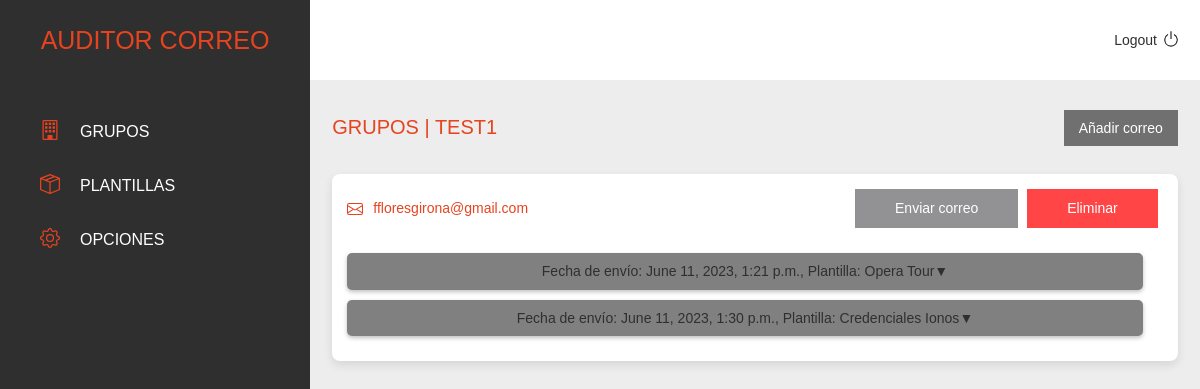
Page /grupos/3 (signed in) on the earlier database version.
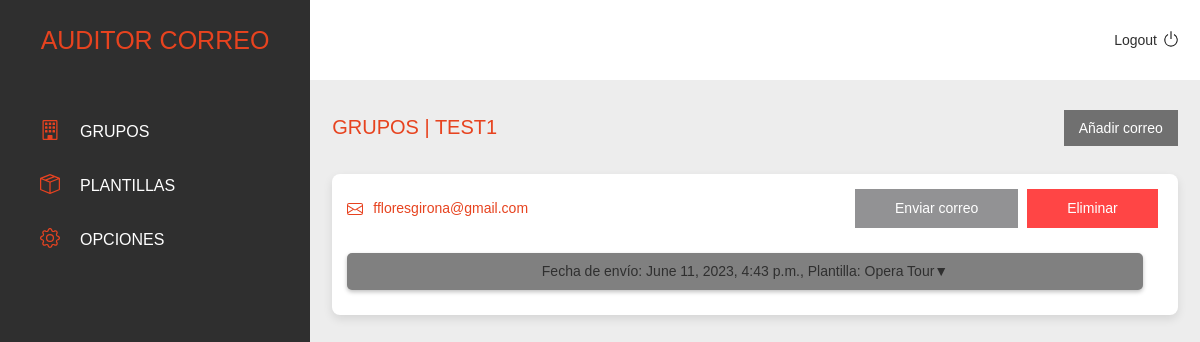
Same page on the later database version.
### backend/grupos/models.py (models this page shows, shortened)
class Grupos(models.Model):
    id = models.AutoField(primary_key=True)
    nombre = models.CharField(max_length=50, null=True, blank=True)
    propietario = models.ForeignKey(User, on_delete=models.CASCADE)

### backend/correos/models.py (models this page shows)
class Correos(models.Model):
    id = models.AutoField(primary_key=True)
    correo = models.EmailField(max_length=35)
    grupo = models.ForeignKey(Grupos, on_delete=models.CASCADE)
    propietario = models.ForeignKey(User, on_delete=models.CASCADE)
    def __str__(self):
        return self.correo

### backend/smtp/models.py (models this page shows)
class Enviados(models.Model):
    fecha_envio = models.DateTimeField(auto_now_add=True)
    plantilla = models.ForeignKey(Plantillas, on_delete=models.CASCADE)
    correo = models.ForeignKey(Correos, on_delete=models.CASCADE)
    propietario = models.ForeignKey(User, on_delete=models.CASCADE)
    def __str__(self):
        return str(self.id)

### backend/plantillas/models.py (models this page shows, shortened)
class Plantillas(models.Model):
    OPCIONES = [
        ('phishing', 'phishing'),
        ('acceso', 'acceso'),
    ]
    id = models.AutoField(primary_key=True)
    tipo = models.CharField(max_length=20, choices=OPCIONES)
    nombre = models.CharField(max_length=50)
    asunto = models.CharField(max_length=100)
    mensaje = models.TextField()
    imagen = models.ImageField(upload_to='imagenes')
    plantilla = models.TextField()
    redireccion = models.CharField(max_length=200, null=True, blank=True)
    pdf = models.FileField(upload_to='pdfs', null=True, blank=True)
    emisor = models.ForeignKey(Emisores, on_delete=models.CASCADE)
    propietario = models.ForeignKey(User, null=True, on_delete=models.CASCADE)

### backend/correos/views.py (the view, shortened to what this page needs)
# urls.py: path('grupos/<str:id>', views.index, name='correos'),
@login_required(login_url='/accounts/login/')
def index(request, id=None):
    if request.method == 'GET':
        datos = obtener_datos_correos(request, id)
        data = {
            'datos': datos,
        }
    print(datos)
    return render(request, 'backend/correos/index.html', data)

### backend/registradores/models.py (called while the page is built)
    def __str__(self):
        return f'LogEntry #{self.id}'

    def __str__(self):
        return f'LogEntry #{self.id}'

    def __str__(self):
        return f'LogEntry #{self.id}'

### templates/backend/correos/index.html (shortened to what this page needs)
{% extends "backend/base.html" %}
{% load static %}
{% block content %}
<div class="titleOptions">
    <h1 class="sectionTitle uppercase">grupos | {{ datos.0.grupo }}</h1>
    <button class="addNewItem" onclick="toggleModal('añadir-correo')">Añadir correo</button>
</div>
{% for datos_correo in datos %}
    <div class="box">
        <div class="box-header">
            <div class="box-header-info">
                <div><img class="mail-icon" src="{% static 'images/frontend/icons/mail.svg' %}"></div>
                <div><h6 class="orange email-text">{{ datos_correo.correo.correo }}</h6></div>
            </div>
            <div>
                <button onclick="toggleModal('enviar{{datos_correo.correo.id}}')" class="button blue-btn"><h6>Enviar correo</h6></button>
                <button onclick="toggleModal('delete{{datos_correo.correo.id}}')" class="button red-btn"><h6>Eliminar</h6></button>
            </div>
        </div>
        <div class="box-body box-body-left">
            <div id="pc-options-box-{{ forloop.counter }}" class="pc-options-box">
                {% for enviado in datos_correo.enviados %}
                <div class="table-box" id="table-box-{{ forloop.parentloop.counter }}-{{ forloop.counter }}">
                    <h6 style="justify-content: center;" class="toggleTable" onclick="toggleTable('credenciales-{{ forloop.parentloop.counter }}-{{ forloop.counter }}')">Fecha de envío: {{ enviado.enviado.fecha_envio }}, Plantilla: {{ enviado.enviado.plantilla.nombre }} <span class="arrow">&#x25BC;</span></h6>
            {% endfor %}
        </div>
    </div>
</div>
{% endfor %}
{% endblock %}

### templates/backend/base.html (shortened to what this page needs)
<!doctype html>
<html lang="en">
  <head>
    {% load static %}
    <link href="{% static 'css/frontend/index.css'%}" rel="stylesheet" />
    <link href="{% static 'css/frontend/navbar.css'%}" rel="stylesheet" />
    <link href="{% static 'css/frontend/sidebar.css'%}" rel="stylesheet" />
    <link href="{% static 'css/frontend/correos.css'%}" rel="stylesheet" />
    <link href="{% static 'css/frontend/popup.css' %}" rel="stylesheet" />
    <link href="{% static 'css/frontend/popup-acceso.css' %}" rel="stylesheet" />
    <link href="{% static 'css/frontend/headerEmpresa.css'%}" rel="stylesheet" />
    <link href="{% static 'css/frontend/header.css'%}" rel="stylesheet" />
    <link href="{% static 'css/frontend/plantillas.css'%}" rel="stylesheet" />
    <link href="{% static 'css/frontend/opciones.css'%}" rel="stylesheet" />
</head>
<body>
    {% load static %}
    {% block sidebar-dashboard %}
    {% include 'backend/sidebar.html' %}
    {% endblock %}
    <section class="main-panel">
        {% block navbar %}
        {% include 'backend/navbar.html' %}
        {% endblock %}
        <section class="info">
        {% block content %}
        {% endblock %}
        </section>
    </section>
</body>
</html>

### templates/backend/sidebar.html
{% load static %}
<section class="sidebar-wrapper">
    <div class="logo">
        <div>
            <h1 class="orange">AUDITOR CORREO</h1>
        </div>
    </div>
    <ul class="nav">
        <li class="#">
            <a href="{% url 'grupos' %}">
                <div><img class="sidebar-icon" src="{% static 'images/frontend/icons/building.svg' %}"></div>
                <div class="cut-text"><h5 class="uppercase">GRUPOS</h5></div>
            </a>
        </li>
        <li class="#">
            <a href="{% url 'plantillas' %}">
                <div><img class="sidebar-icon" src="{% static 'images/frontend/icons/box.svg' %}"></div>
                <div class="cut-text"><h5 class="uppercase">PLANTILLAS</h5></div>
            </a>
        </li>
        <li class="#">
            <a href="{% url 'opciones' %}">
                <div><img class="sidebar-icon" src="{% static 'images/frontend/icons/gear.svg' %}"></div>
                <div class="cut-text"><h5 class="uppercase">OPCIONES</h5></div>
            </a>
        </li>
    </ul>
</section>

### templates/backend/navbar.html
{% load static %}
<nav class="navbar">
  <div>
    <form class="logout-form" action="{% url 'logout' %}">
      <button class="logout-button" type="submit">
        <div><h6>Logout</h6></div>
        <div><img class="logout-icon" src="{% static 'images/logout.svg' %}"></div>
      </button>
    </form>
  </div>
</nav>

### templates/static/css/frontend/index.css (style rules this page uses)
:root { --color-orange: #E7431F; --color-red: #FF4545; --color-grey-hard: #707070; --color-grey: #929294; --color-grey-soft: #EDEDED; --color-grey-mid: #424242; --color-black: #2F2F2F; --color-white: #ffffff; }
* { font-family: Poppins,sans-serif; }
body { background-color: var(--color-grey-soft); margin: 0; display: flex; min-height: 100vh; }
.main-panel { display:flex; flex-direction: column; min-height: calc(100vh - 100px); width: calc(100vw); overflow-x: hidden; }
a { text-decoration: none; }
h1 { color: #fff; text-transform: uppercase; font-weight: 300; font-size: 20px; display: inline; }
h5 { color: #fff; line-height: 1.2; font-size: 16px; margin: 0; font-family: Poppins,sans-serif; white-space: nowrap; text-decoration: none; font-weight: 400; display: inline; }
h6 { color: var(--color-black); line-height: 1.2; font-size: 14px; margin: 0; font-family: Poppins,sans-serif; white-space: nowrap; text-decoration: none; font-weight: 300; display:inline; }
.orange { color: var(--color-orange) !important; }
.uppercase { text-transform: uppercase; }
.cut-text { text-overflow: ellipsis; overflow: hidden; width: 100%; height: 1.2em; white-space: nowrap; color: #fff; }
.titleOptions { display: flex; justify-content: space-between; align-items: center; width: 95%; margin-top: 15px; }
.addNewItem { background-color: var(--color-grey-hard); color: var(--color-white); border: none; padding: 10px 15px; font-size: 14px; font-weight: 500; cursor: pointer; }

### templates/static/css/frontend/navbar.css (style rules this page uses)
.navbar { display: flex; align-items: center; justify-content: flex-end; min-height: 50px; padding: 15px; background-color: var(--color-white); border-bottom: 1px solid var(--color-grey-soft); }
.logout-button { background: none; margin: 0; padding: 0; border: none; cursor: pointer; display: flex; align-items: center; padding: 5px; }
.logout-icon { margin-left: 5px; width: 18px; filter: invert(5%) sepia(9%) saturate(4%) hue-rotate(336deg) brightness(100%) contrast(90%); }

### templates/static/css/frontend/sidebar.css (style rules this page uses)
.sidebar-wrapper { min-width: 310px; background-color: var(--color-black); min-height: 100%; }
.logo { position: relative; text-align: center; min-height: 50px; padding: 15px; display: flex; justify-content: center; align-items: center; }
.logo h1 { font-size: 25px; }
.nav { margin-top: 25px; padding-left: 0; margin-bottom: 0; list-style: none; }
.nav li { display: flex; align-items: flex-start; flex-direction: column; width: 100%; }
.nav li > a { width: calc(100% - 25px - 15px); padding: 6px 25px 6px 15px; display: flex; align-items: center; min-height: 42px; }
.nav li > a h5 { font-weight: 500; }
.sidebar-icon { width: 20px; padding: 0px 20px 0px 10px; margin-left:15px; filter: invert(35%) sepia(40%) saturate(6440%) hue-rotate(352deg) brightness(95%) contrast(90%); }

### templates/static/css/frontend/correos.css (style rules this page uses)
.info { width: 100%; display: flex; flex-direction: column; align-items: center; font-family: Poppins, sans-serif; font-size: 14px; font-weight: 200; height: calc(100vh - 81px); overflow-y: auto; }
.box { width: 95%; background: var(--color-white); margin-top: 15px; border-radius: 8px; box-shadow: 0px 4px 10px rgba(0, 0, 0, 0.1); }
.box-header { padding: 15px 15px 0; display: flex; justify-content: space-between; }
.box-header-info { display: flex; align-items: center; }
.email-text { margin-right: 20px; }
.box-body { padding: 15px; display: flex; justify-content: center; align-items: center; flex-wrap: wrap; }
.box-body-left { justify-content: flex-start; }
.pc-options-box { display: block; width: 100%; margin-top: 10px; }
.button { margin-right: 5px; border: 0; padding: 11px 40px; color: white; cursor: pointer; }
.button h6 { color: var(--color-white); }
.blue-btn { background-color: var(--color-grey); }
.red-btn { background-color: var(--color-red); }
.mail-icon { filter: invert(35%) sepia(40%) saturate(6440%) hue-rotate(352deg) brightness(95%) contrast(90%); margin-right: 10px; margin-bottom: -3.5px; }
.toggleTable { width: calc(100% - 40px); background-color: gray; border-radius: 5px; text-align: center; margin-bottom: 10px; padding: 10px; box-shadow: 0px 2px 4px rgba(0, 0, 0, 0.25); cursor: pointer; display: flex; justify-content: space-between; align-items: center; }

### templates/static/css/frontend/header.css (style rules this page uses)
.sectionTitle { color: var(--color-orange); }

### templates/static/css/frontend/plantillas.css (style rules this page uses)
.info > div:last-child { margin-bottom: 15px; }

Differences in the rows shown:
removed Enviados: enviado.fecha_envio "June 11, 2023, 1:21 p.m.", enviado.plantilla.nombre "Opera Tour"
removed Enviados: enviado.fecha_envio "June 11, 2023, 1:30 p.m.", enviado.plantilla.nombre "Credenciales Ionos"
added Enviados: enviado.fecha_envio "June 11, 2023, 4:43 p.m.", enviado.plantilla.nombre "Opera Tour"
